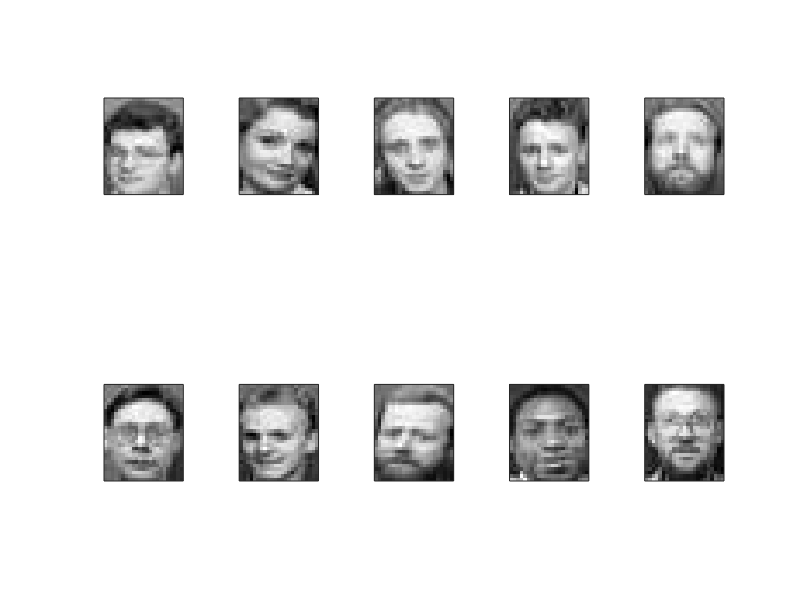
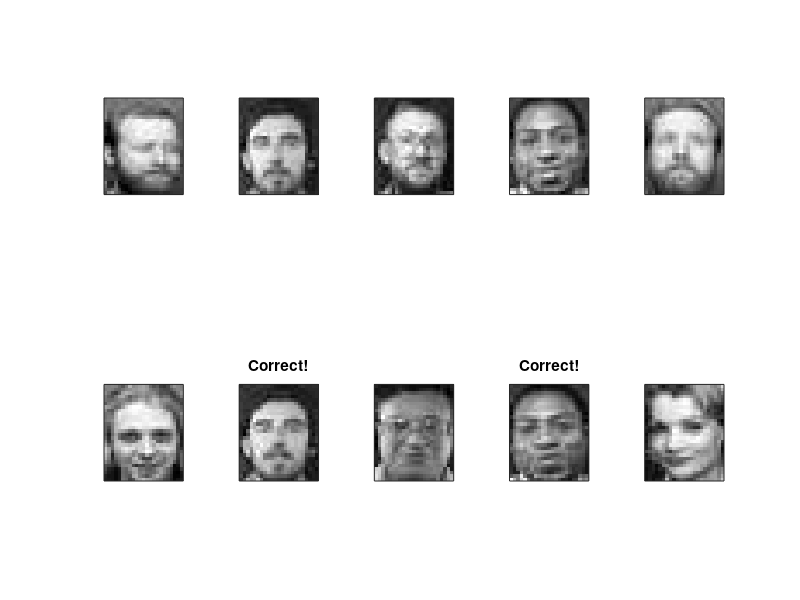
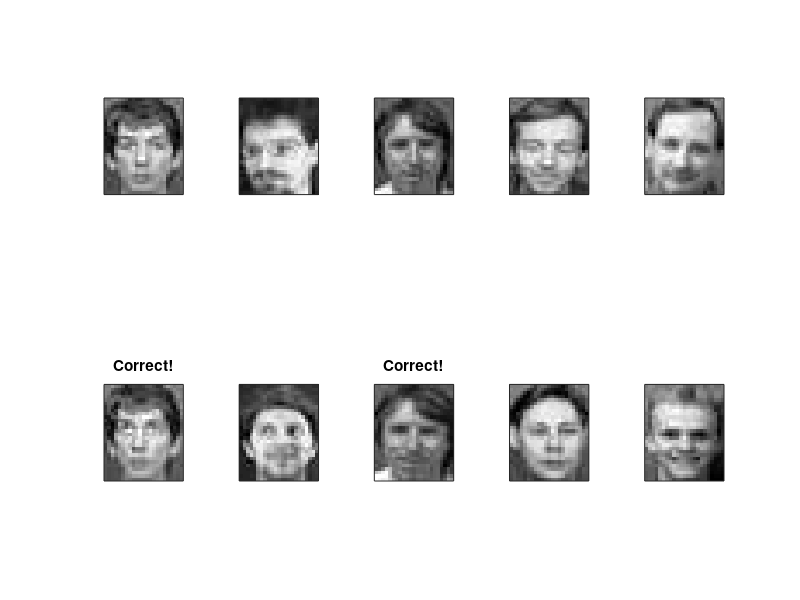
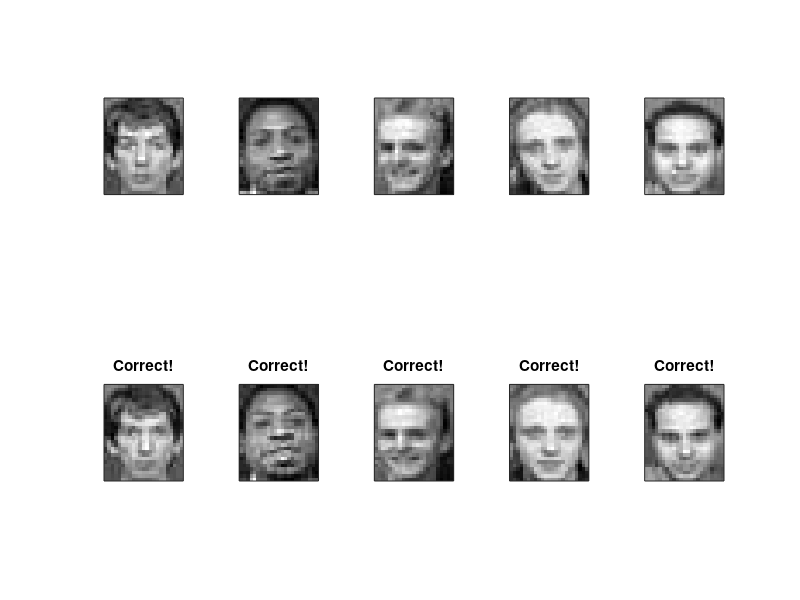

MATLAB code for these plots, in order:
clear variables

% load training and test data
load('mat_data/train.mat')
load('mat_data/test.mat')

% compute Covariance matrix of features in training data
C = cov(Ytrain');

% compute the singular value decomposition (SVD) of the Covariance matrix 
[U, S, V] = svd(C);

% set two zero matrix to store index of the images
index_train = zeros(5,5);
index_test = zeros(5,5);


%%%%%%%%%%%%%%%%%%%%%%%%%%%%%%%%%%%%%%%%%%%%%%%%%%%%%%%%%%%%%%%%%%%%%%%%%%%%%%%%%%%%%%%%%%%%%%%%%%%
%%% Experiemnt for number of kept principle components and corresponding classification performance

% reduce the dimension of training iamges to multiple lower-dimensions (1, 3, 5, 7, 9) by PCA 
% and then perform kNN for classification on the reduced test data
for n = 1:5
    % compute PCA projection
    U1 = U(:,1:2*n-1); 
    Y1 = U1' * Ytrain;
    for i=1:5
        % randomly choose one image form test data
        index_test(i,n) = ceil(200 * rand(1)); 
        I = Ytest(:,index_test(i,n)); 
        I1 = U1'*I;
        dist = zeros(200,1);
        % compute the distance between I1 and every image in training data
        for j = 1:200
            dist(j) = norm(I1 - Y1(:,j), 2);
        end
        % find the closest image with chosen image
        [minvalue, index] = min(dist);
        index_train(i,n) = index;
    end
end 

% show random 5 images in test data and the prediction of PCA-kNN with different number of PCs kept
for i = 1:5
    figure(i);
    for j = 1:5
        subplot(2,5,j);
        I = reshape(Ytest(:,index_test(j,i)), 28, 23); 
        imagesc(I);
        colormap(gray);
        axis image;
        set(gca,'xtick',[],'ytick',[])

        subplot(2,5,j+5);
        I = reshape(Ytrain(:,index_train(j,i)), 28, 23); 
        imagesc(I);
        colormap(gray);
        axis image;
        set(gca,'xtick',[],'ytick',[])
        if ceil(index_test(j,i)/5) == ceil(index_train(j,i)/5)
           title('Correct!');
        end
    end
end    

%%%%%%%%%%%%%%%%%%%%%%%%%%%%%%%%%%%%%%%%%%%%%%%%%%%%%%%%%%%%%%%%%%%%%%%%%%%%%%%%%%%%%%%%%%%%%%%%%%%
